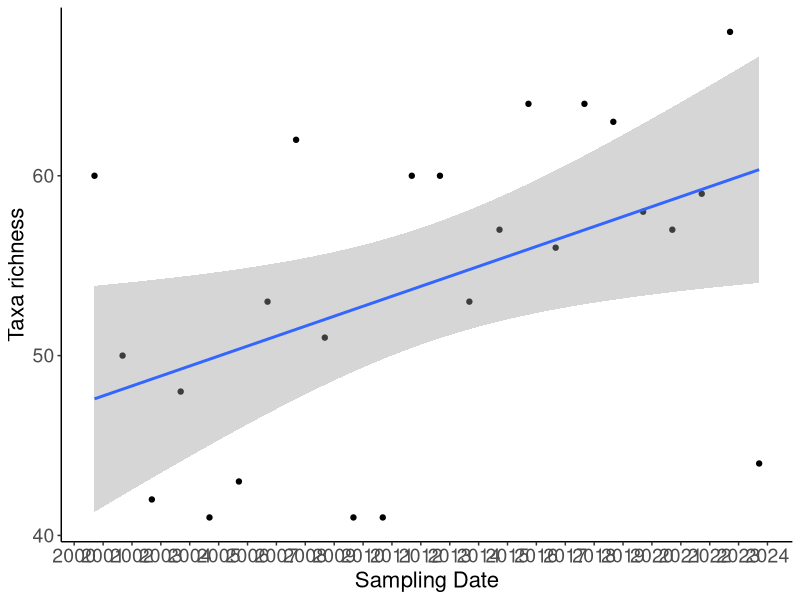

Recreate this plot in R.




# ---------------------------------------------
# Taxa richness Mansfield
# 30 Mar 2023
# Pablo E. Guti?rrez-Fonseca
# pabloe.gutierrezfonseca@gmail.com
# ---------------------------------------------
#  


library(openxlsx)
library(dplyr)
library(ggplot2)
library(patchwork)

ranchbrook <- read.xlsx('data_2000_2024.xlsx', detectDates = TRUE)
head(ranchbrook,6)



# Merge columns and create a new column
ranchbrook$taxa_newname <- paste(ranchbrook$Order, ranchbrook$Family, 
                            ranchbrook$GenusGroup, ranchbrook$Genus, 
                            ranchbrook$SpeciesGroup, ranchbrook$Species, 
                            sep = '_')


richness.ranchbrook <- ranchbrook %>%
  select(Date, taxa_newname)


richness <- richness.ranchbrook %>%
  group_by(Date) %>%
  summarise(taxa_richness = n_distinct(taxa_newname))


richness$Date <- as.Date(richness$Date)

plot <- ggplot(richness, aes(x = Date, y = taxa_richness)) +
  geom_point() +
  geom_smooth(method = "lm", formula = y ~ x, se = T) +
  labs(x = "Sampling Date", y = "Taxa richness") +
  scale_x_date(date_breaks = "year", date_labels = "%Y") +
  # ggtitle("Ranch Brook") +
  theme_classic() +
  theme(
    axis.title.x = element_text(size = 16),
    axis.text.x = element_text(size = 14),
    axis.title.y = element_text(size = 16),
    axis.text.y = element_text(size = 14)
  )
plot



# lineal model ------------------------------------------------------------

shapiro.test(richness$taxa_richness)
mod <-  lm(taxa_richness ~ Date, data = richness)
summary(mod)
